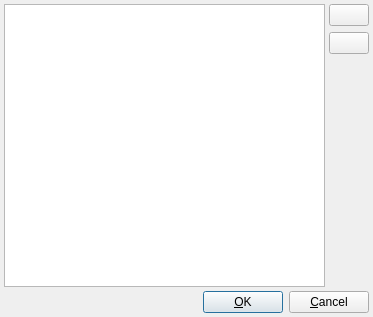
<?xml version="1.0" encoding="UTF-8"?>
<ui version="4.0" stdsetdef="1">
  <author></author>
  <comment>  Copyright 2017 Google Inc.
 Licensed under the Apache License, Version 2.0 (the &quot;License&quot;);
 you may not use this file except in compliance with the License.
 You may obtain a copy of the License at
 http://www.apache.org/licenses/LICENSE-2.0
 Unless required by applicable law or agreed to in writing, software
 distributed under the License is distributed on an &quot;AS IS&quot; BASIS,
 WITHOUT WARRANTIES OR CONDITIONS OF ANY KIND, either express or implied.
 See the License for the specific language governing permissions and
 limitations under the License.
</comment>
  <exportmacro></exportmacro>
  <class>LocaleManagerBase</class>
  <widget class="QDialog" name="LocaleManagerBase">
    <property name="geometry">
      <rect>
        <x>0</x>
        <y>0</y>
        <width>373</width>
        <height>317</height>
      </rect>
    </property>
    <property name="windowTitle">
      <string>Locale Manager</string>
    </property>
    <layout class="QGridLayout">
      <property name="margin">
        <number>4</number>
      </property>
      <property name="spacing">
        <number>4</number>
      </property>
      <item row="1" column="0" rowspan="1" colspan="2">
        <layout class="QHBoxLayout">
          <item>
            <spacer name="spacer26">
              <property name="sizeHint">
                <size>
                  <width>181</width>
                  <height>20</height>
                </size>
              </property>
              <property name="sizeType">
                <enum>QSizePolicy::Expanding</enum>
              </property>
              <property name="orientation">
                <enum>Qt::Horizontal</enum>
              </property>
            </spacer>
          </item>
          <item>
            <widget class="QPushButton" name="ok_btn">
              <property name="enabled">
                <bool>true</bool>
              </property>
              <property name="text">
                <string>&amp;OK</string>
              </property>
              <property name="shortcut">
                <string>Alt+O</string>
              </property>
              <property name="default">
                <bool>true</bool>
              </property>
            </widget>
          </item>
          <item>
            <widget class="QPushButton" name="cancel_btn">
              <property name="text">
                <string>&amp;Cancel</string>
              </property>
              <property name="shortcut">
                <string>Alt+C</string>
              </property>
            </widget>
          </item>
        </layout>
      </item>
      <item row="0" column="1">
        <layout class="QVBoxLayout">
          <item>
            <widget class="QPushButton" name="add_btn">
              <property name="text">
                <string/>
              </property>
              <property name="icon">
                <pixmap>filenew</pixmap>
              </property>
              <property name="shortcut">
                <string/>
              </property>
              <property name="toolTip" stdset="0">
                <string>Create a new Server Association</string>
              </property>
            </widget>
          </item>
          <item>
            <widget class="QPushButton" name="delete_btn">
              <property name="text">
                <string/>
              </property>
              <property name="icon">
                <pixmap>editdelete.png</pixmap>
              </property>
              <property name="shortcut">
                <string/>
              </property>
            </widget>
          </item>
          <item>
            <spacer name="Spacer23">
              <property name="sizeHint">
                <size>
                  <width>20</width>
                  <height>157</height>
                </size>
              </property>
              <property name="sizeType">
                <enum>QSizePolicy::Expanding</enum>
              </property>
              <property name="orientation">
                <enum>Qt::Vertical</enum>
              </property>
            </spacer>
          </item>
        </layout>
      </item>
      <item row="0" column="0">
        <widget class="QTableView" name="locale_table">
          <property name="showGrid">
            <bool>false</bool>
          </property>
          <column>
            <property name="text">
              <string>Locale</string>
            </property>
          </column>
        </widget>
      </item>
    </layout>
  </widget>
  <layoutdefault spacing="6" margin="11"/>
  <tabstops>
    <tabstop>locale_table</tabstop>
  </tabstops>
  <connections>
    <connection>
      <sender>ok_btn</sender>
      <signal>clicked()</signal>
      <receiver>LocaleManagerBase</receiver>
      <slot>accept()</slot>
    </connection>
    <connection>
      <sender>cancel_btn</sender>
      <signal>clicked()</signal>
      <receiver>LocaleManagerBase</receiver>
      <slot>reject()</slot>
    </connection>
    <connection>
      <sender>add_btn</sender>
      <signal>clicked()</signal>
      <receiver>LocaleManagerBase</receiver>
      <slot>NewLocale()</slot>
    </connection>
    <connection>
      <sender>delete_btn</sender>
      <signal>clicked()</signal>
      <receiver>LocaleManagerBase</receiver>
      <slot>DeleteLocale()</slot>
    </connection>
    <connection>
      <sender>locale_table</sender>
      <signal>doubleClicked(int,int,int,QPoint)</signal>
      <receiver>LocaleManagerBase</receiver>
      <slot>ModifyLocale()</slot>
    </connection>
  </connections>
</ui>
